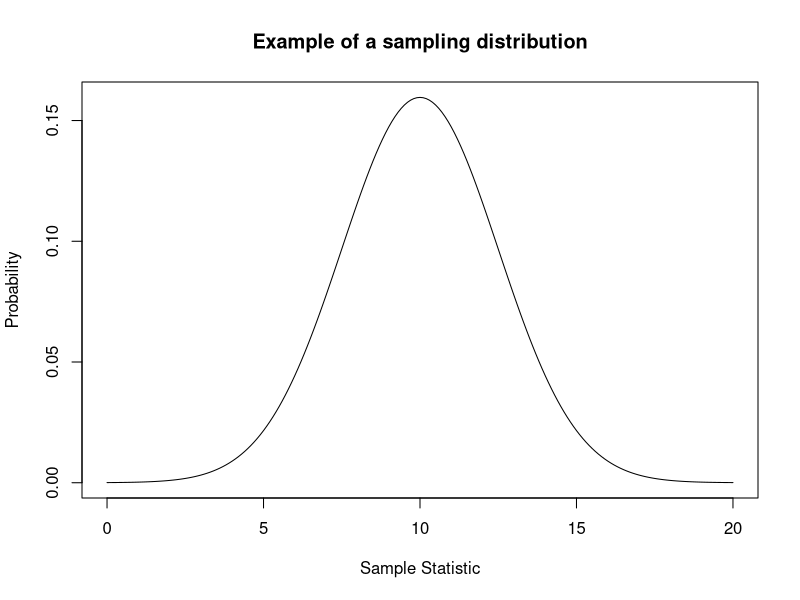
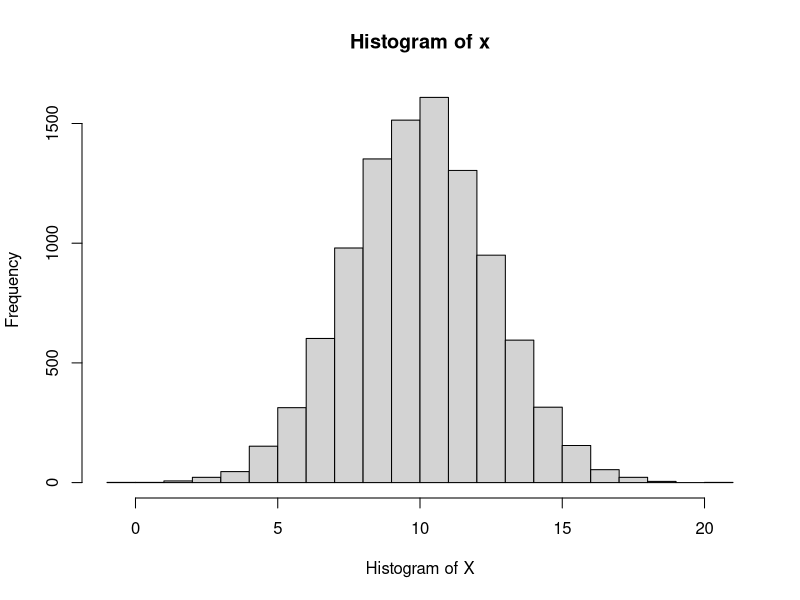
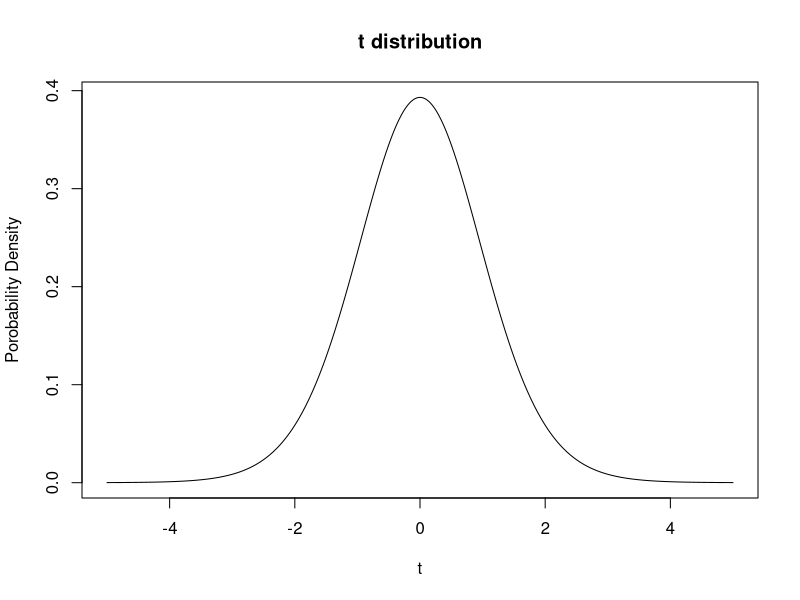
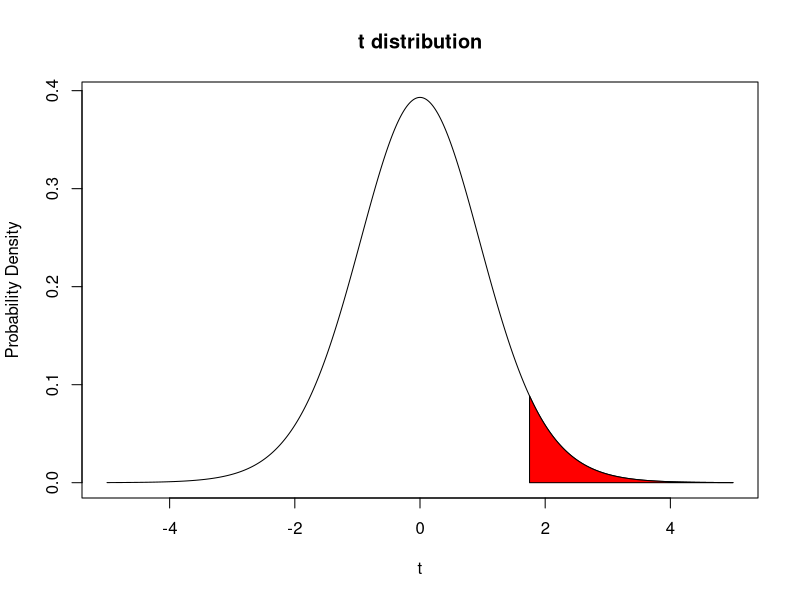
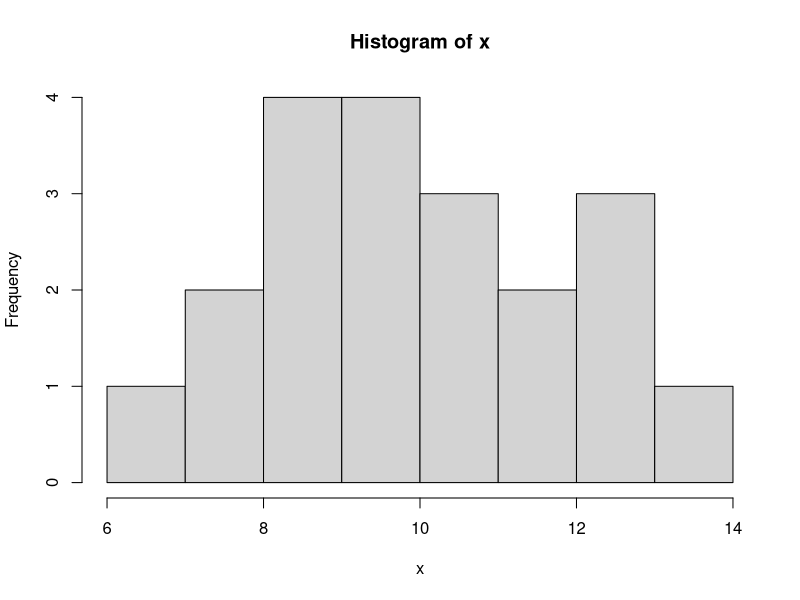
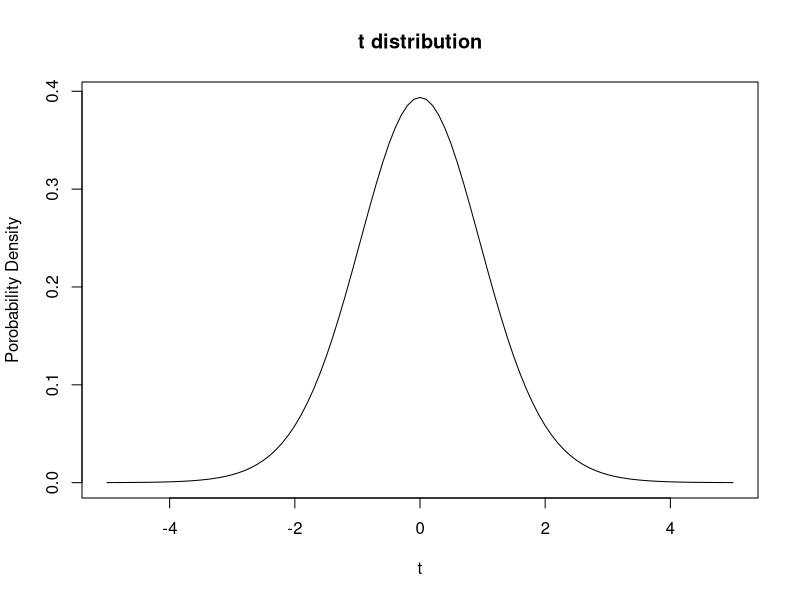
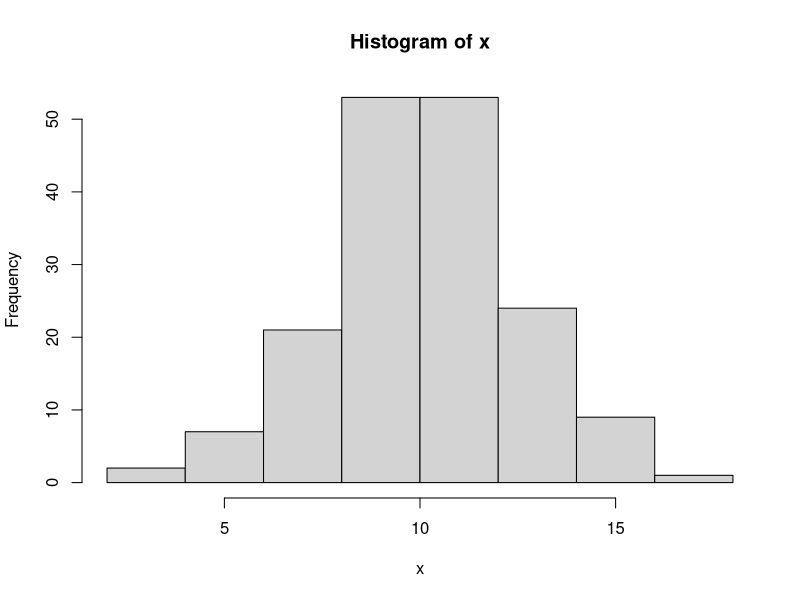
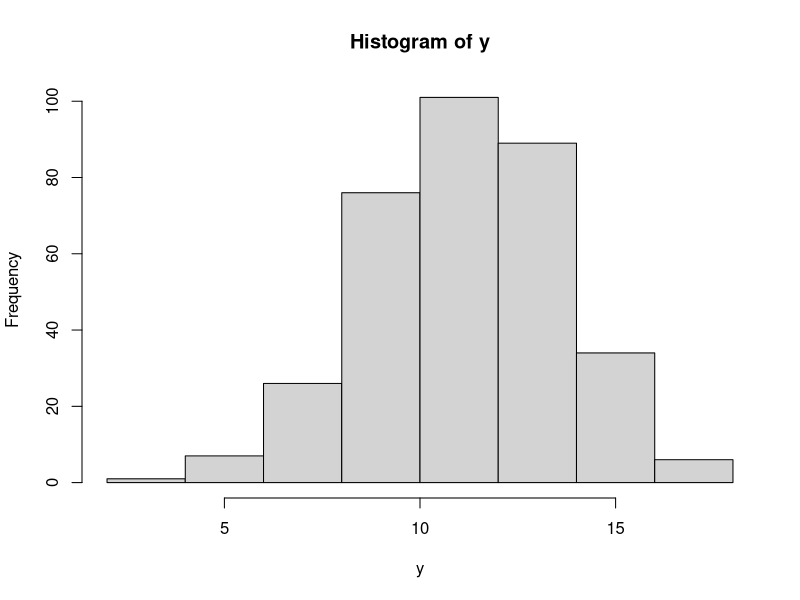

Here is the R script that generated these plots, in order:
## ---- chunk 1
# lets create a super basic normal distribution to represent a sampling distribution.
# the mean of our distribution will be 10 and the standard deviation will be 2.5. 
x <- seq(0, 20, by = .1)
y <- dnorm(x, mean = 10, sd = 2.5)

# now we plot the distribution
plot(x,y,type='l', main="Example of a sampling distribution", ylab='Probability',
     xlab='Sample Statistic')

# Now lets draw a single point from an identical sampling distribution using the rnorm function
# If you are not familiar with rnorm, try running help(rnorm) and see what comes up
help(rnorm)
x = rnorm(1, mean=10, sd=2.5)
print(x)

#Now lets draw a bunch of points from an idential distribution and see what they look like using the hist function. 
x = rnorm(10000, mean=10, sd=2.5)
hist(x, breaks=30, xlab="Histogram of X")
## ---- chunk 2
#What does our t distribution look like?
x=seq(-5,5,by=0.001)
tdistr=dt(x,17)
plot(x,tdistr,type="l",main="t distribution",xlab="t",ylab="Porobability Density")

# Let's add a not so random line to represent a theoretical t statistic. 
plot(seq(-5,5,by=.001),tdistr,type="l",main="t distribution",xlab="t",ylab="Probability Density")+
polygon(c(x[x>=1.75], max(x), 1.75), c(tdistr[x>=1.75], 0, 0), col="red")
##!!!!## Replace the abline with polygon. 
## ---- chunk 3
# First set the sample size we are going to use when we draw our sample. Let's do 20 replicates and call 
# the variable n
n=20

# create a sample to use via the rnorm command. Give it a mean of 10 and a standard deviation of 2.5
# plot it in a histogram to take a look.
x=rnorm(n, mean=10, sd=2.5)

hist(x)

#Quickly remake the t distribution. 
tdistr=dt(seq(-5,5,by=.1),n-1)
plot(seq(-5,5,by=.1),tdistr,type="l",main="t distribution",xlab="t",ylab="Porobability Density")

# what's our t value and where is it on the distribution?  What do you predict for the result of
# the test?
obs_t=(mean(x)-10)/(sd(x)/sqrt(length(x)))

# R's t test function is called t.test

# do the t.test:
t.test(x,mu=10,alternative="g")

# There are a lot of outputs, but for our purposes we want to focus on 
# the p-value. 
## ---- chunk 4
N_iter=20000
h_out=0
alpha=0.05
for (i in 1:N_iter){
  x=rnorm(n, mean=10, sd=2.5)
  p=t.test(x,mu=10,alternative="g")[["p.value"]]
  if (p < alpha){
  h_out=h_out+1
  }
  }
# So what's the rate of type I error?

h_out/N_iter

# It should be close to our significance level!  If H0 is true and we
# reject the Null we are out in the tail of distribution by chance.  And
# alpha is the probability of that!

# Ok that's all for now.  Go back to slides.
## ---- chunk 5

# first make 2 large samples, lets say 200 and 400 samples each. 
# The mean of x will be 10 and the mean of y will be 11. 
x=rnorm(170, mean=10, sd=2.5)
y=rnorm(340, mean=11, sd=2.5)

# Look at them using hist().

hist(x)
hist(y)

# very cute, but let's reduce the number of data points to make this a
# little more messy, I mean realistic. Lets do sample sizes of 20 and 40.

x=rnorm(20, mean=10, sd= 2.5)
y=rnorm(40, mean=11, sd=2.5)

# Look at them.

hist(x)
hist(y)
## ---- chunk 6

# Here I made the variances equal.  In practice if we are using a two
# sample t test and allowing ourselves to assume equal variances then we
# compute what is called the pooled standard deviation.  

sp=((length(x)-1)*sd(x)^2+(length(y)-1)*sd(y)^2)/(length(x)+length(y)-2)
sp=sqrt(sp)

# and then we need to think about our H0 for a moment.

# let's say our H0 is that the population means are equal.  ie mu1=mu2.  So
# we can calculate our t statistic as follows:
  
obs_t=(mean(x)-mean(y))/sqrt((sp^2)/length(x)+(sp^2)/length(y))

# Now we need to think about our Ha.  Let's say we thought it might be the
# case that mu1 < mu2, That means our t stat would be out there in the left
# tail of the distribution.  Think about an extreme case where we would feel confident
# in saying mu1 < mu2.  Imagine mu1 was 0 and
# mu2 was 1000.  If the samples were large and xbar ~mu1 and ybar ~mu2 then
# tstat would be large and negative! This means to the left.

# ok so what does our t distribution look like?  Where does our observed
# value of t land?  What does that imply for our testing?

tdistr=dt(seq(-5,5,by=.1),length(x)+length(y)-2)
plot(seq(-5,5,by=.1),tdistr,type="l",main="t distribution, 2 samp test example",xlab="",ylab="")

# Ok now use the matlab test to confirm our suspicions.

t.test(x,y,var.equal=TRUE, alternative="l")

# Note the test can also be done without assuming the variances are equal

# In this case the t stat is a bit easier to calculate, just as we had in
# the presentation.  No pooled sd.  However the dof is approxiamte and is
# estimated from the data using a formula you can look up.

t.test(x,y,var.equal=FALSE, alternative="l")

# Due to this approximation the test stat is only approximately t
# distributed so you only get approximately alpha significance.

# back to slides for a moment
## ---- chunk 7
# ok we need two samples again.

x=rnorm(n, mean=10, sd=2.5)
y=rnorm(n, mean=11, sd=2.5)

# same number of data points this time.

# ok, so what are our diffs?
  
the_diffs=x-y

# What's our H0.  Let's say it is that the means are equal again.

# what's our t stat?

obs_t=mean(the_diffs)/(sd(the_diffs)/sqrt(length(the_diffs)))

# what does our t distribution look like? Where is our observed t value?
# What's the likely outcome of our test?

tdistr=dt(seq(-5,5,by=.1),length(the_diffs)-1)
plot(seq(-5,5,by=.1),tdistr,type="l",main="t distribution, paired test example",xlab="",ylab="")

# What's our Ha?  Let's say that it is mu1<mu2, so we need to look at a
# rejection region in the left tail of the distribution.

# ok do the test.  it's t.test again but this time we are going to specify that they are paired. 

t.test(x,y,paired=TRUE, alternative="l")
